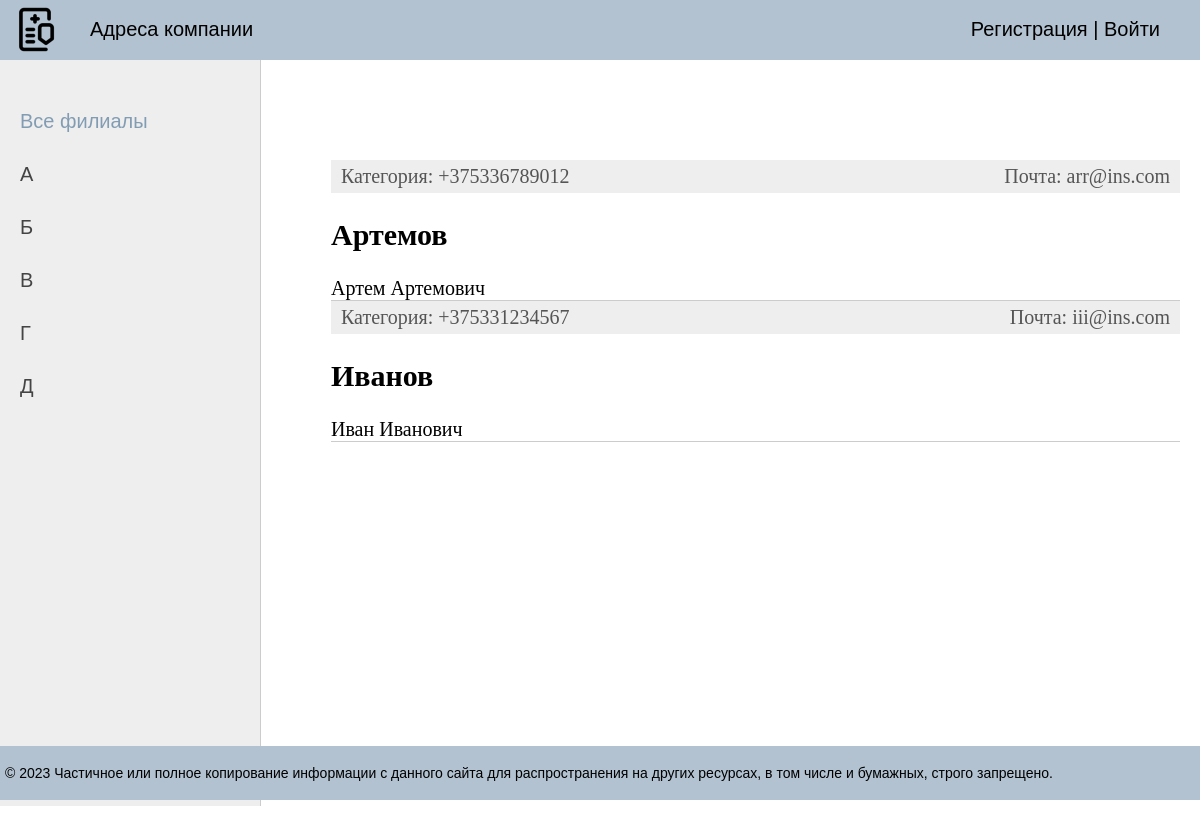
The page /agent/insuranceabrik/ on the database its author committed.
### mainapp/models.py (models this page shows, shortened)
class Letters(models.Model):
    letter = models.CharField(max_length=1, verbose_name='Буква')
    slug = models.SlugField(max_length=255, unique=True, db_index=True, verbose_name='URL')
    def get_absolute_url(self):
        return reverse('letter', kwargs={'let_slug': self.slug})
    class Meta:
        verbose_name = 'Буква'
        verbose_name_plural = 'Буквы'
        ordering = ['letter']

class InsuranceAgent(models.Model):
    last_name = models.CharField(max_length=100, verbose_name='Фамилия')
    name = models.CharField(max_length=100, verbose_name='Имя')
    middle_name = models.CharField(max_length=100, verbose_name='Отчество')
    email = models.EmailField(verbose_name='Почта')
    phone_number = models.CharField(max_length=13, verbose_name='Номер телефона')
    address = models.ForeignKey('InsuranceCompany', on_delete=models.PROTECT, verbose_name='Филиал работника')
    slug = models.SlugField(max_length=255, unique=True, db_index=True, verbose_name='URL')
    class Meta:
        verbose_name = 'Агент'
        verbose_name_plural = 'Агенты'
        ordering = ['last_name']

### mainapp/views.py (the view)
# urls.py: path('agent/<slug:agent_slug>/', ShowAgent.as_view(), name='agent'),
class ShowAgent(DataMixin, ListView):
    model = InsuranceAgent
    context_object_name = 'agents'
    template_name = 'mainapp/agent.html'
    def get_queryset(self):
        company = get_object_or_404(InsuranceCompany, slug=self.kwargs['agent_slug'])
        queryset = super().get_queryset()
        return queryset.filter(address=company)
    def get_context_data(self, **kwargs):
        context = super().get_context_data(**kwargs)
        company = get_object_or_404(InsuranceCompany, slug=self.kwargs['agent_slug'])
        c_def = self.get_user_context(title=company.name)
        return dict(list(context.items()) + list(c_def.items()))

### mainapp/templatetags/mainapp_tags.py (called while the page is built)
@register.simple_tag(name='getcats')
def get_categories(filter=None):
    if not filter:
        return Category.objects.all()
    else:
        return Category.objects.filter(pk=filter)

### mainapp/templates/mainapp/agent.html (shortened to what this page needs)
{% extends 'mainapp/base_for_address.html' %}
{% block content %}
<ul class="list-articles">
    {% for a in agents %}
    <li>
        <div class="article-panel">
            <p class="first">Категория: {{a.phone_number}}</p>
            <p class="last">Почта: {{a.email}}</p>
        </div>
        <h2>{{a.last_name}}</h2>
        {% autoescape on %}
        {{a.name}}
        {% endautoescape %}
        {{a.middle_name}}
    </li>
    {% endfor %}
</ul>
{% endblock %}

### mainapp/templates/mainapp/base_for_address.html (shortened to what this page needs)
{% load static %}
{% load mainapp_tags %}
<!DOCTYPE html>
<html>
<head>
    <link type="text/css" href="{% static 'mainapp/css/styles.css' %}" rel="stylesheet"/>
</head>
<body>
<table class="table-page" border=0 cellpadding="0" cellspacing="0">
    <tr>
        <td valign=top>
        {% block mainmenu %}
            <div class="header">
                <ul id="mainmenu" class="mainmenu">
                    <li class="logo"><a href="{% url 'home' %}">
                        <div class="logo"></div>
                    </a></li>
                    {% for m in menu %}
                    <li><a href="{% url m.url_name %}">{{m.title}}</a></li>
                    {% endfor %}
                    {% if request.user.is_authenticated %}
                    <li class="last">{{ user.username }} | <a href="{% url 'logout' %}">Выйти</a></li>
                    {% else %}
                    <li class="last">
                    <a href="{% url 'register' %}">Регистрация</a> | <a href="{% url 'login' %}">Войти</a>
                    </li>
                    {% endif %}
                </ul>
            </div>
            {% endblock mainmenu %}
            <table class="table-content" border=0 cellpadding="0" cellspacing="0">
                <tr>
                    <td valign="top" class="left-chapters">
                        <ul id="leftchapters">
                            {% if let_selected == 0 %}
                            <li class="selected">Все филиалы</li>
                            {% else %}
                            <li><a href="{% url 'address' %}">Все филиалы</a></li>
                            {% endif %}
                            {% for l in lets %}
                            {% if l.insurancecompany__count > 0 %}
                            {% if l.pk == let_selected %}
                            <li class="selected">{{l.letter}}</li>
                            {% else %}
                            <li><a href="{{ l.get_absolute_url }}">{{l.letter}}</a></li>
                            {% endif %}
                            {% endif %}
                            {% endfor %}
                        </ul>
                    </td>
                    <td valign="top" class="content">
                        <div class="content-text">
                            {% block content %}
                            {% endblock %}
                        </div>
                    </td>
                </tr>
            </table>
        </td>
    </tr>
    <tr>
        <td valign=top>
            <div id="footer">
                <p>&copy; 2023 Частичное или полное копирование информации с данного сайта для распространения на других
                    ресурсах, в том числе и бумажных, строго запрещено.</p>
            </div>
        </td>
    </tr>
</table>
</body>
</html>

### mainapp/static/mainapp/css/styles.css (style rules this page uses)
html, body { font-family: 'Arial'; margin: 0; padding: 0; height: 100%; width: 100%; color: #444; }
a { color: #9acd32; text-decoration: none; }
div.article-panel { background: #eee; padding: 5px 10px 5px 10px; box-sizing: border-box; overflow: hidden; color: #555; }
div.article-panel p.first { margin: 0; float: left; }
div.article-panel p.last { margin: 0; float: right; }
ul.list-articles { list-style: none; margin: 0; padding: 0; }
ul.list-articles li { border-bottom: 1px solid #ccc; }
.table-page { width: 100%; height: 100%; vertical-align: top; }
.table-page tr { height: 100%; }
.header { background: #b2c2d0; height: 60px; }
.logo { background: url('../images/main(1).ico') no-repeat 10px 5px; width: 60px; height: 60px; }
ul.mainmenu { list-style: none; margin: 0; padding: 0; height: 60px; color: #000000; font-size: 20px; overflow: hidden; }
ul.mainmenu li { float: left; margin: 18px 40px 0 30px; }
ul.mainmenu li.logo { margin: 0; }
ul.mainmenu li.last { float: right; }
ul.mainmenu li a { color: #000000; text-decoration: none; }
.table-content { width: 100%; min-height: 100%; height: 100%; }
.left-chapters { margin: 0; background: #eee; border-right: 1px solid #ccc; min-height: 100%; }
.left-chapters ul { width: 230px; min-height: 100%; margin: 0; padding: 20px 10px 10px 20px; list-style: none; font-size: 20px; }
.left-chapters ul li { margin: 30px 0 0 0; color: #999; }
.left-chapters ul li.selected { color: #829cb3; }
.left-chapters ul li a { color: #444; text-decoration: none; }
.content { padding: 40px 20px 20px 40px; width: 100%; box-sizing: border-box; }
.content-text { margin: 60px 0 0 30px; color: #000; font-size: 20px; font-family: Yandex Sans Display Light; }
#footer { box-sizing: border-box; background: #b2c2d0; padding: 5px; color: #000000; font-size: 14px; font-family: Verdana, Geneva, Arial, Helvetica; text-align: left; overflow: hidden; }

### rows shown on the page
Letters: letter "А"
Letters: letter "Б"
Letters: letter "В"
Letters: letter "Г"
Letters: letter "Д"
InsuranceAgent: phone_number "+375336789012", email "arr@ins.com", last_name "Артемов", name "Артем", middle_name "Артемович"
InsuranceAgent: phone_number "+375331234567", email "iii@ins.com", last_name "Иванов", name "Иван", middle_name "Иванович"

### other values the page prints
{{ m.title }} "Адреса компании"
